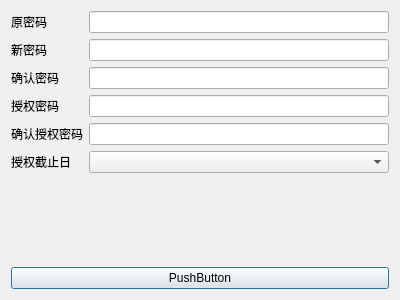
<?xml version="1.0" encoding="UTF-8"?>
<ui version="4.0">
 <class>Dialog</class>
 <widget class="QDialog" name="Dialog">
  <property name="geometry">
   <rect>
    <x>0</x>
    <y>0</y>
    <width>400</width>
    <height>300</height>
   </rect>
  </property>
  <property name="windowTitle">
   <string>Dialog</string>
  </property>
  <layout class="QHBoxLayout" name="horizontalLayout">
   <item>
    <layout class="QVBoxLayout" name="verticalLayout">
     <item>
      <layout class="QFormLayout" name="formLayout">
       <item row="0" column="0">
        <widget class="QLabel" name="Label">
         <property name="text">
          <string>原密码</string>
         </property>
        </widget>
       </item>
       <item row="0" column="1">
        <widget class="QLineEdit" name="LineEdit"/>
       </item>
       <item row="1" column="0">
        <widget class="QLabel" name="Label_2">
         <property name="text">
          <string>新密码</string>
         </property>
        </widget>
       </item>
       <item row="1" column="1">
        <widget class="QLineEdit" name="LineEdit_2"/>
       </item>
       <item row="2" column="0">
        <widget class="QLabel" name="Label_3">
         <property name="text">
          <string>确认密码</string>
         </property>
        </widget>
       </item>
       <item row="2" column="1">
        <widget class="QLineEdit" name="LineEdit_3"/>
       </item>
       <item row="3" column="0">
        <widget class="QLabel" name="Label_4">
         <property name="text">
          <string>授权密码</string>
         </property>
        </widget>
       </item>
       <item row="3" column="1">
        <widget class="QLineEdit" name="LineEdit_4"/>
       </item>
       <item row="4" column="0">
        <widget class="QLabel" name="Label_5">
         <property name="text">
          <string>确认授权密码</string>
         </property>
        </widget>
       </item>
       <item row="4" column="1">
        <widget class="QLineEdit" name="LineEdit_5"/>
       </item>
       <item row="5" column="0">
        <widget class="QLabel" name="Label_6">
         <property name="text">
          <string>授权截止日</string>
         </property>
        </widget>
       </item>
       <item row="5" column="1">
        <widget class="QComboBox" name="ComboBox"/>
       </item>
      </layout>
     </item>
     <item>
      <widget class="QPushButton" name="pushButton">
       <property name="text">
        <string>PushButton</string>
       </property>
      </widget>
     </item>
    </layout>
   </item>
  </layout>
 </widget>
 <resources/>
 <connections/>
</ui>
